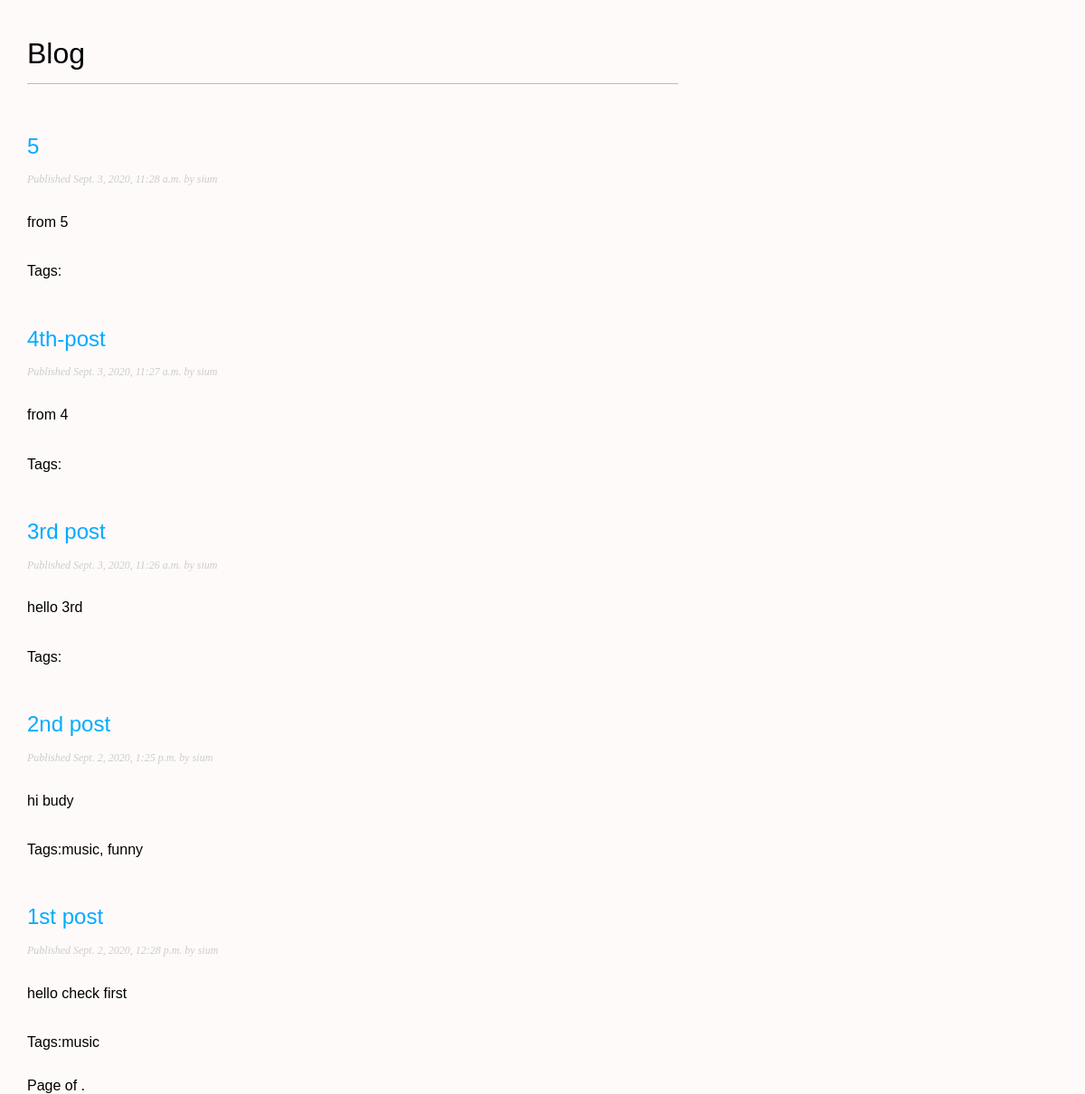
The page / on the database its author committed.
### blog/models.py (models this page shows, shortened)
class Post(models.Model):
    STATUS_CHOICES =(
        ('draft','Draft'),
        ('published','Published'),
    )
    title = models.CharField(max_length=250)
    slug = models.SlugField(max_length=250)
    author = models.ForeignKey(User,on_delete = models.CASCADE,related_name='blog_posts')
    body = models.TextField()
    publish = models.DateTimeField(default=timezone.now)
    created = models.DateTimeField(auto_now_add = True)
    updated = models.DateTimeField(auto_now=True)
    status = models.CharField(max_length=10,choices=STATUS_CHOICES,default='draft')
    tags = TaggableManager()
    class Meta:
        ordering = ('-publish',)
    def get_absolute_url(self):
        return reverse('blog:post_detail',args=[self.publish.year,
        self.publish.month,
        self.publish.day,
        self.slug
        ]
        )

### blog/views.py (the view)
# urls.py: path('',views.home,name='post_list'),
def home(request,tag_slug=None):
    post = Post.objects.all()
    paginator = Paginator(post,3)
    page = request.GET.get('page')
    try:
        posts = paginator.page(page)
    except PageNotAnInteger:
        posts = paginator.page(1)
    except EmptyPage:
        posts = paginator.page(paginator.num_pages)
    return render(request,'home.html',
        {   'page':page,
            'posts':post}
    )

### blog/templates/home.html (shortened to what this page needs)
{% extends 'base.html' %}
{% block content %}
    <div class="card">
        <h1 class="main">Blog</h1>
        {% for post in posts %}
            <h2>
                <a href="{{ post.get_absolute_url }}">{{ post.title }}</a>
            </h2>
            <p class="date">
                Published {{ post.publish }} by {{ post.author }}
            </p>
            {{  post.body|truncatewords:30|linebreaks }}
            <p class = "tags">Tags:{{ post.tags.all|join:", "}}</p>
        {% endfor %}
    </div>
    {% include "pagination.html" with page=posts %}
{% endblock %}

### blog/templates/base.html (shortened to what this page needs)
{% load static %}
<!DOCTYPE html>
<html>
<head>
<link rel="stylesheet" href="{% static 'main.css' %}">
</head>
<body>
    <div id="content">
        {% block content %}
        {% endblock %}
    </div>
</body>
</html>

### blog/templates/pagination.html (shortened to what this page needs)
<div class="pagination">
    <span class="step-links">
    <span class="current">
     Page {{ page.number }} of {{ page.paginator.num_pages }}.
    </span>
    </span>
</div>

### static/main.css (style rules this page uses)
body { margin: 0; padding: 0; font-family: Arial, Helvetica, sans-serif; background-color: #fffafa; }
a { color:#00abff; text-decoration:none; }
h1 { font-weight:normal; border-bottom:1px solid #bbb; padding:0 0 10px 0; }
h2 { font-weight:normal; margin:30px 0 0; }
#content { float:left; width:60%; padding:0 0 0 30px; }
p.date { color:#ccc; font-family: georgia, serif; font-size: 12px; font-style: italic; }
.card { display: flex; flex-direction: column; margin: 1rem auto; box-shadow: 0 3px 7px -1px rgba(#000, .1); margin-bottom: 1.6%; background: $color_white; line-height: 1.4; font-family: sans-serif; border-radius: 5px; overflow: hidden; z-index: 0; }

### rows shown on the page
Post: title "5", publish "Sept. 3, 2020, 11:28 a.m.", author "sium", body "from 5"
Post: title "4th-post", publish "Sept. 3, 2020, 11:27 a.m.", author "sium", body "from 4"
Post: title "3rd post", publish "Sept. 3, 2020, 11:26 a.m.", author "sium", body "hello 3rd"
Post: title "2nd post", publish "Sept. 2, 2020, 1:25 p.m.", author "sium", body "hi budy", tags.all "music, funny"
Post: title "1st post", publish "Sept. 2, 2020, 12:28 p.m.", author "sium", body "hello check first", tags.all "music"
